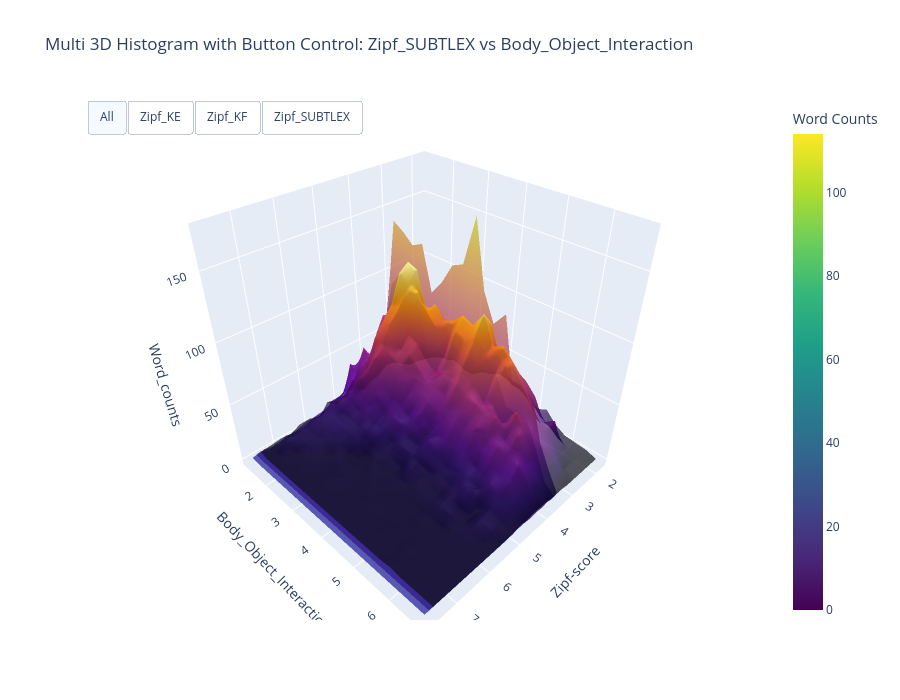

The cell this chart's notebook holds for it:
### Code cell
create_multi_3d_histogram_surface(KE_E_final_df, x_cols = ['Zipf_KE', 'Zipf_KF', 'Zipf_SUBTLEX'], y_col = 'Body_Object_Interaction', bins_x=20, bins_y=20)

### Figure 1 — Plotly figure (JSON) as saved in the notebook; plotly's stock layout.template omitted (floating-point values rounded to 4 significant figures; data arrays with more than 128 entries replaced by an {"elided": "..."} marker saying what was removed)
{"data": [{"colorbar": {"title": {"text": "Word Counts"}}, "colorscale": [[0, "#440154"], [0.1111, "#482878"], [0.2222, "#3e4989"], [0.3333, "#31688e"], [0.4444, "#26828e"], [0.5556, "#1f9e89"], [0.6667, "#35b779"], [0.7778, "#6ece58"], [0.8889, "#b5de2b"], [1, "#fde725"]], "name": "Zipf_KE", "opacity": 0.7, "showscale": true, "type": "surface", "x": [3.515, 3.729, 3.943, 4.157, 4.371, 4.586, 4.8, 5.014, 5.228, 5.442, 5.656, 5.87, 6.084, 6.298, 6.512, 6.727, 6.941, 7.155, 7.369, 7.583], "y": [1.264, 1.552, 1.84, 2.128, 2.416, 2.704, 2.992, 3.28, 3.568, 3.856, 4.144, 4.432, 4.72, 5.008, 5.296, 5.584, 5.872, 6.16, 6.448, 6.736], "z": {"elided": "20x20 float values"}}, {"colorscale": [[0, "#0d0887"], [0.1111, "#46039f"], [0.2222, "#7201a8"], [0.3333, "#9c179e"], [0.4444, "#bd3786"], [0.5556, "#d8576b"], [0.6667, "#ed7953"], [0.7778, "#fb9f3a"], [0.8889, "#fdca26"], [1, "#f0f921"]], "name": "Zipf_KF", "opacity": 0.7, "showscale": false, "type": "surface", "x": [3.393, 3.62, 3.848, 4.075, 4.302, 4.529, 4.756, 4.984, 5.211, 5.438, 5.665, 5.892, 6.12, 6.347, 6.574, 6.801, 7.028, 7.256, 7.483, 7.71], "y": [1.264, 1.552, 1.84, 2.128, 2.416, 2.704, 2.992, 3.28, 3.568, 3.856, 4.144, 4.432, 4.72, 5.008, 5.296, 5.584, 5.872, 6.16, 6.448, 6.736], "z": {"elided": "20x20 float values"}}, {"colorscale": [[0, "#000004"], [0.1111, "#1b0c41"], [0.2222, "#4a0c6b"], [0.3333, "#781c6d"], [0.4444, "#a52c60"], [0.5556, "#cf4446"], [0.6667, "#ed6925"], [0.7778, "#fb9b06"], [0.8889, "#f7d13d"], [1, "#fcffa4"]], "name": "Zipf_SUBTLEX", "opacity": 0.7, "showscale": false, "type": "surface", "x": [1.748, 2.049, 2.35, 2.652, 2.953, 3.254, 3.555, 3.856, 4.158, 4.459, 4.76, 5.061, 5.362, 5.664, 5.965, 6.266, 6.567, 6.868, 7.17, 7.471], "y": [1.264, 1.552, 1.84, 2.128, 2.416, 2.704, 2.992, 3.28, 3.568, 3.856, 4.144, 4.432, 4.72, 5.008, 5.296, 5.584, 5.872, 6.16, 6.448, 6.736], "z": {"elided": "20x20 float values"}}], "layout": {"height": 700, "scene": {"xaxis": {"title": {"text": "Zipf-score"}}, "yaxis": {"title": {"text": "Body_Object_Interaction"}}, "zaxis": {"title": {"text": "Word_counts"}}}, "title": {"text": "Multi 3D Histogram with Button Control: Zipf_SUBTLEX vs Body_Object_Interaction"}, "updatemenus": [{"buttons": [{"args": [{"visible": [true, true, true]}], "label": "All", "method": "update"}, {"args": [{"visible": [true, false, false]}], "label": "Zipf_KE", "method": "update"}, {"args": [{"visible": [false, true, false]}], "label": "Zipf_KF", "method": "update"}, {"args": [{"visible": [false, false, true]}], "label": "Zipf_SUBTLEX", "method": "update"}], "direction": "left", "pad": {"r": 10, "t": 10}, "showactive": true, "type": "buttons", "x": 0.01, "xanchor": "left", "y": 1.02, "yanchor": "top"}], "width": 900}}
